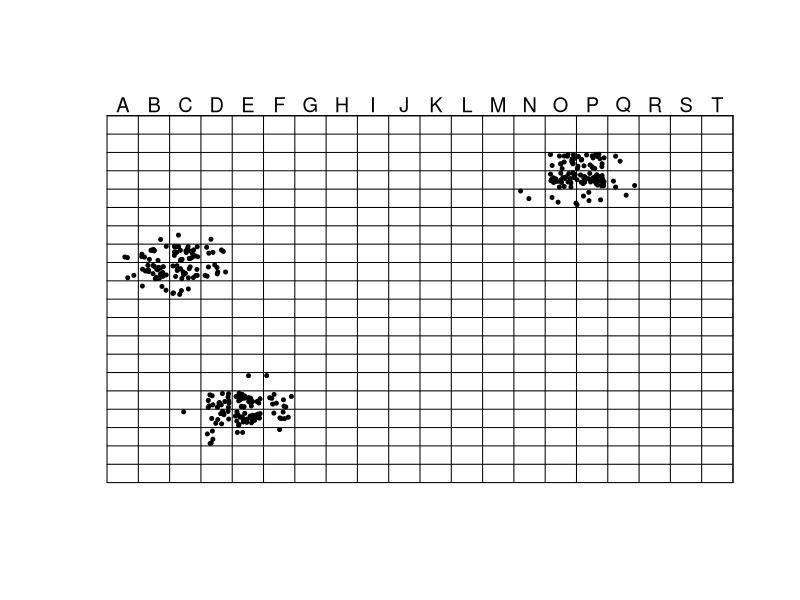
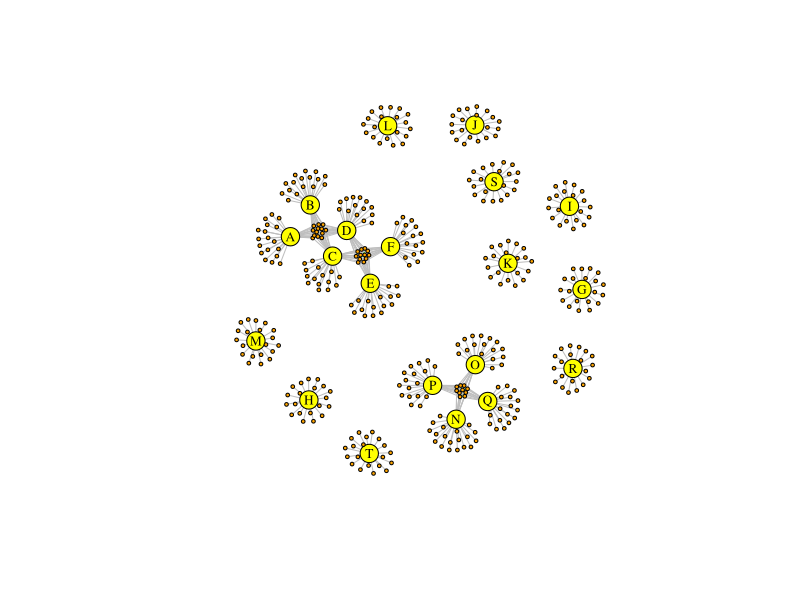

These charts were generated, in order, by the following R code:
# ----------------------------------------------------------------------------------------------------------
# Population graph and BIG representation of Thompsons data (1991,ACS: designs with primary and secondary units,
# Biometrics, p.1115)
# ----------------------------------------------------------------------------------------------------------
# Load igraph
library(igraph)

# --------------------------
# Plot 1: grids with cases
# --------------------------
skthPSUACS <- function(){
x.lim <- 100
y.lim <- 105
grid.dim <- 5

plot(0,xaxt="n",yaxt="n",type="l",ylab="",xlab="",xlim=c(0,x.lim),ylim=c(0,y.lim),bty="n")
lines(c(0,0),c(0,x.lim)); lines(c(0,x.lim),c(0,0)); lines(c(0,x.lim),c(x.lim,x.lim)); lines(c(x.lim,x.lim),c(0,x.lim))

for(k in 1:20){
  tmp <- k*grid.dim
  lines(c(0,x.lim),c(tmp,tmp))
  lines(c(tmp,tmp),c(0,x.lim))
}

# Strip labels
for(k in 0:19){
  tmp <- grid.dim/2 + k*grid.dim
  tmp.label <- LETTERS[(k+1)]
  text(tmp,103,label=tmp.label,cex=1.2)
}


# First case-network
points(x=runif(2,0.5,4.5),y=runif(2,60.5,64.5),pch=20,cex=0.8)
points(x=runif(2,0.5,4.5),y=runif(2,55.5,59.5),pch=20,cex=0.8)
points(x=runif(1,5.5,9.5),y=runif(1,65.5,69.5),pch=20,cex=0.8)
points(x=runif(11,5.5,9.5),y=runif(11,60.5,64.5),pch=20,cex=0.8)
points(x=runif(22,5.5,9.5),y=runif(22,55.5,59.5),pch=20,cex=0.8)
points(x=runif(3,5.5,9.5),y=runif(3,50.5,54.5),pch=20,cex=0.8)
points(x=runif(1,10.5,14.5),y=runif(1,65.5,69.5),pch=20,cex=0.8)
points(x=runif(26,10.5,14.5),y=runif(26,60.5,64.5),pch=20,cex=0.8)
points(x=runif(19,10.5,14.5),y=runif(19,55.5,59.5),pch=20,cex=0.8)
points(x=runif(5,10.5,14.5),y=runif(5,50.5,54.5),pch=20,cex=0.8)
points(x=runif(1,15.5,19.5),y=runif(1,65.5,69.5),pch=20,cex=0.8)
points(x=runif(5,15.5,19.5),y=runif(5,60.5,64.5),pch=20,cex=0.8)
points(x=runif(8,15.5,19.5),y=runif(8,55.5,59.5),pch=20,cex=0.8)

# Second case-network
points(x=runif(1,10.5,14.5),y=runif(1,15.5,19.5),pch=20,cex=0.8)
points(x=runif(5,15.5,19.5),y=runif(5,10.5,14.5),pch=20,cex=0.8)
points(x=runif(10,15.5,19.5),y=runif(10,15.5,19.5),pch=20,cex=0.8)
points(x=runif(17,15.5,19.5),y=runif(17,20.5,24.5),pch=20,cex=0.8)
points(x=runif(2,20.5,24.5),y=runif(2,10.5,14.5),pch=20,cex=0.8)
points(x=runif(26,20.5,24.5),y=runif(26,15.5,19.5),pch=20,cex=0.8)
points(x=runif(26,20.5,24.5),y=runif(26,20.5,24.5),pch=20,cex=0.8)
points(x=runif(1,20.5,24.5),y=runif(1,25.5,29.5),pch=20,cex=0.8)
points(x=runif(1,25.5,29.5),y=runif(1,10.5,14.5),pch=20,cex=0.8)
points(x=runif(6,25.5,29.5),y=runif(6,15.5,19.5),pch=20,cex=0.8)
points(x=runif(9,25.5,29.5),y=runif(9,20.5,24.5),pch=20,cex=0.8)
points(x=runif(1,25.5,29.5),y=runif(1,25.5,29.5),pch=20,cex=0.8)

# Third case-network
points(x=runif(2,65.5,69.5),y=runif(2,75.5,79.5),pch=20,cex=0.8)
points(x=runif(2,70.5,74.5),y=runif(2,75.5,79.5),pch=20,cex=0.8)
points(x=runif(22,70.5,74.5),y=runif(22,80.5,84.5),pch=20,cex=0.8)
points(x=runif(14,70.5,74.5),y=runif(14,85.5,89.5),pch=20,cex=0.8)
points(x=runif(6,74.5,79.5),y=runif(6,75.5,79.5),pch=20,cex=0.8)
points(x=runif(38,74.5,79.5),y=runif(38,80.5,84.5),pch=20,cex=0.8)
points(x=runif(25,74.5,79.5),y=runif(25,85.5,89.5),pch=20,cex=0.8)
points(x=runif(1,80.5,84.5),y=runif(1,75.5,79.5),pch=20,cex=0.8)
points(x=runif(3,80.5,84.5),y=runif(3,80.5,84.5),pch=20,cex=0.8)
points(x=runif(2,80.5,84.5),y=runif(2,85.5,89.5),pch=20,cex=0.8)
}

# ----------------------------
# Plot 2: BIG representation
# -----------------------------
skthPSUACS_BIG <- function(){
a <- make_empty_graph(n=400)
vertex_attr(a) <- list(name = c(1:400))
vertex_attr(a, "label") <- V(a)$name


b <- make_empty_graph()
b <- add.vertices(b,nv=20,attr=list(name=LETTERS[1:20],type=rep(TRUE,20)))
b <- add.vertices(b,nv=400,attr=list(name=V(a)$name,type=rep(FALSE,length(V(a)))))


b <- add_edges(b,edges=as.character(c(8,9,8,28,9,29,28,29,28,27,29,30,28,48,29,49,27,47,47,48,48,49,49,50,47,67,48,68,49,69,67,68,68,69)),
               attr=list(type=rep(FALSE,17)))
b <- add_edges(b,edges=as.character(c(57,77,76,77,77,78,78,98,77,97,76,96,95,96,96,97,97,98,98,118,97,117,96,116,115,116,116,117,117,118)),
               attr=list(type=rep(FALSE,15)))
b <- add_edges(b,edges=as.character(c(265,285,285,284,284,283,283,303,284,304,285,305,303,304,304,305,303,323,304,324,305,325,323,
                                      324,324,325)),attr=list(type=rep(FALSE,13)))



k <- 0
temp.letter <- LETTERS[k+1]
k <- k + 1
start.node <- 0
b <- add.edges(b,edges=c(temp.letter,(start.node+1),temp.letter,(start.node+2),temp.letter,(start.node+3),temp.letter,(start.node+4),temp.letter,(start.node+5),
                         temp.letter,(start.node+6),temp.letter,(start.node+7),
                         temp.letter,(start.node+8),temp.letter,(start.node+9),temp.letter,(start.node+10),temp.letter,(start.node+11),temp.letter,(start.node+12),
                         temp.letter,(start.node+13),temp.letter,(start.node+14),
                         temp.letter,(start.node+15),temp.letter,(start.node+16),temp.letter,(start.node+17),temp.letter,(start.node+18),temp.letter,(start.node+19),
                         temp.letter,(start.node+20),
                         temp.letter,27,temp.letter,28,temp.letter,29,temp.letter,30,temp.letter,47,temp.letter,48,temp.letter,49,temp.letter,50,temp.letter,67,temp.letter,68,temp.letter,69),
               attr=list(name=paste(temp.letter,c(1:31),sep=''),type=rep(TRUE,31)))

temp.letter <- LETTERS[k+1]
k <- k + 1
start.node <- start.node + 20
b <- add.edges(b,edges=c(temp.letter,(start.node+1),temp.letter,(start.node+2),temp.letter,(start.node+3),temp.letter,(start.node+4),temp.letter,(start.node+5),
                         temp.letter,(start.node+6),temp.letter,(start.node+7),
                         temp.letter,(start.node+8),temp.letter,(start.node+9),temp.letter,(start.node+10),temp.letter,(start.node+11),temp.letter,(start.node+12),
                         temp.letter,(start.node+13),temp.letter,(start.node+14),
                         temp.letter,(start.node+15),temp.letter,(start.node+16),temp.letter,(start.node+17),temp.letter,(start.node+18),temp.letter,(start.node+19),
                         temp.letter,(start.node+20),
                         temp.letter,8,temp.letter,9,temp.letter,47,temp.letter,48,temp.letter,49,temp.letter,50,temp.letter,67,temp.letter,68,temp.letter,69),
               attr=list(name=paste(temp.letter,c(1:29),sep=''),type=rep(TRUE,29)))

temp.letter <- LETTERS[k+1]
k <- k + 1
start.node <- start.node + 20
b <- add.edges(b,edges=c(temp.letter,(start.node+1),temp.letter,(start.node+2),temp.letter,(start.node+3),temp.letter,(start.node+4),temp.letter,(start.node+5),
                         temp.letter,(start.node+6),temp.letter,(start.node+7),
                         temp.letter,(start.node+8),temp.letter,(start.node+9),temp.letter,(start.node+10),temp.letter,(start.node+11),temp.letter,(start.node+12),
                         temp.letter,(start.node+13),temp.letter,(start.node+14),
                         temp.letter,(start.node+15),temp.letter,(start.node+16),temp.letter,(start.node+17),temp.letter,(start.node+18),temp.letter,(start.node+19),
                         temp.letter,(start.node+20),
                         temp.letter,8,temp.letter,9,temp.letter,27,temp.letter,28,temp.letter,29,temp.letter,30,temp.letter,67,temp.letter,68,temp.letter,69,temp.letter,76,temp.letter,77,temp.letter,78,
                         temp.letter,95,temp.letter,96,temp.letter,97,temp.letter,98,temp.letter,115,temp.letter,116,temp.letter,117,temp.letter,118),
               attr=list(name=paste(temp.letter,c(1:40),sep=''),type=rep(TRUE,40)))

temp.letter <- LETTERS[k+1]
k <- k + 1
start.node <- start.node + 20
b <- add.edges(b,edges=c(temp.letter,(start.node+1),temp.letter,(start.node+2),temp.letter,(start.node+3),temp.letter,(start.node+4),temp.letter,(start.node+5),
                         temp.letter,(start.node+6),temp.letter,(start.node+7),
                         temp.letter,(start.node+8),temp.letter,(start.node+9),temp.letter,(start.node+10),temp.letter,(start.node+11),temp.letter,(start.node+12),
                         temp.letter,(start.node+13),temp.letter,(start.node+14),
                         temp.letter,(start.node+15),temp.letter,(start.node+16),temp.letter,(start.node+17),temp.letter,(start.node+18),temp.letter,(start.node+19),
                         temp.letter,(start.node+20),
                         temp.letter,8,temp.letter,9,temp.letter,27,temp.letter,28,temp.letter,29,temp.letter,30,
                         temp.letter,47,temp.letter,48,temp.letter,49,temp.letter,50,temp.letter,57,
                         temp.letter,95,temp.letter,96,temp.letter,97,temp.letter,98,
                         temp.letter,115,temp.letter,116,temp.letter,117,temp.letter,118),
               attr=list(name=paste(temp.letter,c(1:39),sep=''),type=rep(TRUE,39)))

temp.letter <- LETTERS[k+1]
k <- k + 1
start.node <- start.node + 20
b <- add.edges(b,edges=c(temp.letter,(start.node+1),temp.letter,(start.node+2),temp.letter,(start.node+3),temp.letter,(start.node+4),temp.letter,(start.node+5),
                         temp.letter,(start.node+6),temp.letter,(start.node+7),
                         temp.letter,(start.node+8),temp.letter,(start.node+9),temp.letter,(start.node+10),temp.letter,(start.node+11),temp.letter,(start.node+12),
                         temp.letter,(start.node+13),temp.letter,(start.node+14),
                         temp.letter,(start.node+15),temp.letter,(start.node+16),temp.letter,(start.node+17),temp.letter,(start.node+18),temp.letter,(start.node+19),
                         temp.letter,(start.node+20),
                         temp.letter,57,temp.letter,76,temp.letter,77,temp.letter,78,
                         temp.letter,115,temp.letter,116,temp.letter,117,temp.letter,118),
               attr=list(name=paste(temp.letter,c(1:28),sep=''),type=rep(TRUE,28)))

temp.letter <- LETTERS[k+1]
k <- k + 1
start.node <- start.node + 20
b <- add.edges(b,edges=c(temp.letter,(start.node+1),temp.letter,(start.node+2),temp.letter,(start.node+3),temp.letter,(start.node+4),temp.letter,(start.node+5),
                         temp.letter,(start.node+6),temp.letter,(start.node+7),
                         temp.letter,(start.node+8),temp.letter,(start.node+9),temp.letter,(start.node+10),temp.letter,(start.node+11),temp.letter,(start.node+12),
                         temp.letter,(start.node+13),temp.letter,(start.node+14),
                         temp.letter,(start.node+15),temp.letter,(start.node+16),temp.letter,(start.node+17),temp.letter,(start.node+18),temp.letter,(start.node+19),
                         temp.letter,(start.node+20),
                         temp.letter,57,temp.letter,76,temp.letter,77,temp.letter,78,
                         temp.letter,95,temp.letter,96,temp.letter,97,temp.letter,98),
               attr=list(name=paste(temp.letter,c(1:28),sep=''),type=rep(TRUE,28)))


for(j in 1:7){
temp.letter <- LETTERS[k+1]
k <- k + 1
start.node <- start.node + 20
b <- add.edges(b,edges=c(temp.letter,(start.node+1),temp.letter,(start.node+2),temp.letter,(start.node+3),temp.letter,(start.node+4),temp.letter,(start.node+5),
                          temp.letter,(start.node+6),temp.letter,(start.node+7),
                          temp.letter,(start.node+8),temp.letter,(start.node+9),temp.letter,(start.node+10),temp.letter,(start.node+11),temp.letter,(start.node+12),
                          temp.letter,(start.node+13),temp.letter,(start.node+14),
                          temp.letter,(start.node+15),temp.letter,(start.node+16),temp.letter,(start.node+17),temp.letter,(start.node+18),temp.letter,(start.node+19),
                          temp.letter,(start.node+20)),
                attr=list(name=paste(temp.letter,c(1:20),sep=''),type=rep(TRUE,20)))
}


temp.letter <- LETTERS[k+1]
k <- k + 1
start.node <- start.node + 20
b <- add.edges(b,edges=c(temp.letter,(start.node+1),temp.letter,(start.node+2),temp.letter,(start.node+3),temp.letter,(start.node+4),temp.letter,(start.node+5),
                         temp.letter,(start.node+6),temp.letter,(start.node+7),
                         temp.letter,(start.node+8),temp.letter,(start.node+9),temp.letter,(start.node+10),temp.letter,(start.node+11),temp.letter,(start.node+12),
                         temp.letter,(start.node+13),temp.letter,(start.node+14),
                         temp.letter,(start.node+15),temp.letter,(start.node+16),temp.letter,(start.node+17),temp.letter,(start.node+18),temp.letter,(start.node+19),
                         temp.letter,(start.node+20),temp.letter,283,temp.letter,284,temp.letter,285,temp.letter,303,
                         temp.letter,304,temp.letter,305,temp.letter,323,temp.letter,324,temp.letter,325),
               attr=list(name=paste(temp.letter,c(1:29),sep=''),type=rep(TRUE,29)))

temp.letter <- LETTERS[k+1]
k <- k + 1
start.node <- start.node + 20
b <- add.edges(b,edges=c(temp.letter,(start.node+1),temp.letter,(start.node+2),temp.letter,(start.node+3),temp.letter,(start.node+4),temp.letter,(start.node+5),
                         temp.letter,(start.node+6),temp.letter,(start.node+7),
                         temp.letter,(start.node+8),temp.letter,(start.node+9),temp.letter,(start.node+10),temp.letter,(start.node+11),temp.letter,(start.node+12),
                         temp.letter,(start.node+13),temp.letter,(start.node+14),
                         temp.letter,(start.node+15),temp.letter,(start.node+16),temp.letter,(start.node+17),temp.letter,(start.node+18),temp.letter,(start.node+19),
                         temp.letter,(start.node+20),temp.letter,265,temp.letter,303,
                         temp.letter,304,temp.letter,305,temp.letter,323,temp.letter,324,temp.letter,325),
               attr=list(name=paste(temp.letter,c(1:27),sep=''),type=rep(TRUE,27)))


temp.letter <- LETTERS[k+1]
k <- k + 1
start.node <- start.node + 20
b <- add.edges(b,edges=c(temp.letter,(start.node+1),temp.letter,(start.node+2),temp.letter,(start.node+3),temp.letter,(start.node+4),temp.letter,(start.node+5),
                         temp.letter,(start.node+6),temp.letter,(start.node+7),
                         temp.letter,(start.node+8),temp.letter,(start.node+9),temp.letter,(start.node+10),temp.letter,(start.node+11),temp.letter,(start.node+12),
                         temp.letter,(start.node+13),temp.letter,(start.node+14),
                         temp.letter,(start.node+15),temp.letter,(start.node+16),temp.letter,(start.node+17),temp.letter,(start.node+18),temp.letter,(start.node+19),
                         temp.letter,(start.node+20),temp.letter,265,temp.letter,283,temp.letter,284,
                         temp.letter,285,temp.letter,323,temp.letter,324,temp.letter,325),
               attr=list(name=paste(temp.letter,c(1:27),sep=''),type=rep(TRUE,27)))



temp.letter <- LETTERS[k+1]
k <- k + 1
start.node <- start.node + 20
b <- add.edges(b,edges=c(temp.letter,(start.node+1),temp.letter,(start.node+2),temp.letter,(start.node+3),temp.letter,(start.node+4),temp.letter,(start.node+5),
                         temp.letter,(start.node+6),temp.letter,(start.node+7),
                         temp.letter,(start.node+8),temp.letter,(start.node+9),temp.letter,(start.node+10),temp.letter,(start.node+11),temp.letter,(start.node+12),
                         temp.letter,(start.node+13),temp.letter,(start.node+14),
                         temp.letter,(start.node+15),temp.letter,(start.node+16),temp.letter,(start.node+17),temp.letter,(start.node+18),temp.letter,(start.node+19),
                         temp.letter,(start.node+20),temp.letter,265,temp.letter,283,temp.letter,284,
                         temp.letter,285,temp.letter,303,temp.letter,304,temp.letter,305),
               attr=list(name=paste(temp.letter,c(1:27),sep=''),type=rep(TRUE,27)))


for(j in 1:3){
  temp.letter <- LETTERS[k+1]
  k <- k + 1
  start.node <- start.node + 20
  b <- add.edges(b,edges=c(temp.letter,(start.node+1),temp.letter,(start.node+2),temp.letter,(start.node+3),temp.letter,(start.node+4),temp.letter,(start.node+5),
                           temp.letter,(start.node+6),temp.letter,(start.node+7),
                           temp.letter,(start.node+8),temp.letter,(start.node+9),temp.letter,(start.node+10),temp.letter,(start.node+11),temp.letter,(start.node+12),
                           temp.letter,(start.node+13),temp.letter,(start.node+14),
                           temp.letter,(start.node+15),temp.letter,(start.node+16),temp.letter,(start.node+17),temp.letter,(start.node+18),temp.letter,(start.node+19),
                           temp.letter,(start.node+20)),
                 attr=list(name=paste(temp.letter,c(1:20),sep=''),type=rep(TRUE,20)))
}


b <- as.undirected(b,mode='each')


g <- b
set.seed(25052021)
plot(g,vertex.label=c(NA,V(g)$name[V(g)$type==TRUE])[c(c(1:20)+1,(V(b)$type[c(21:420)]+1))],
     vertex.size=c(2,10)[V(g)$type+1],
     vertex.color=c('orange','yellow')[V(g)$type+1],
     edge.color=c('green','grey')[E(g)$type+1],vertex.label.color='black',
     vertex.label.cex=0.8)
}

skthPSUACS()
skthPSUACS_BIG()
